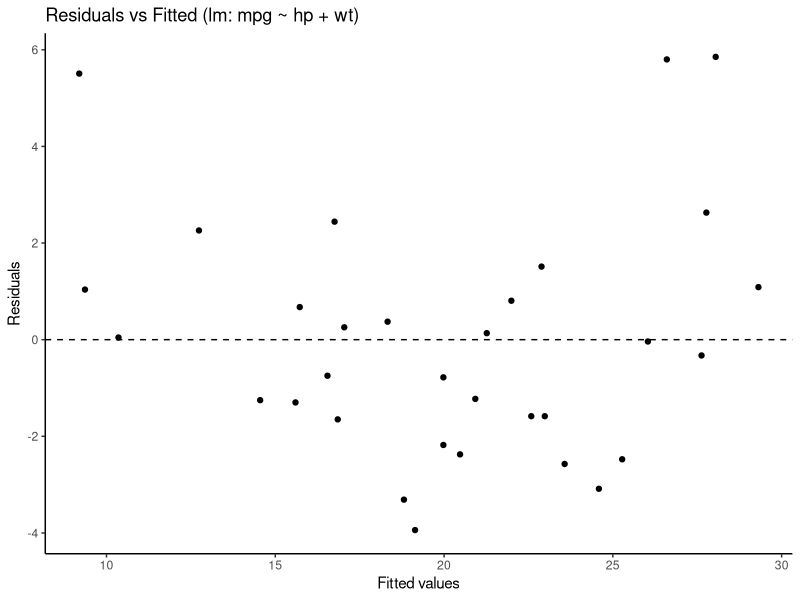
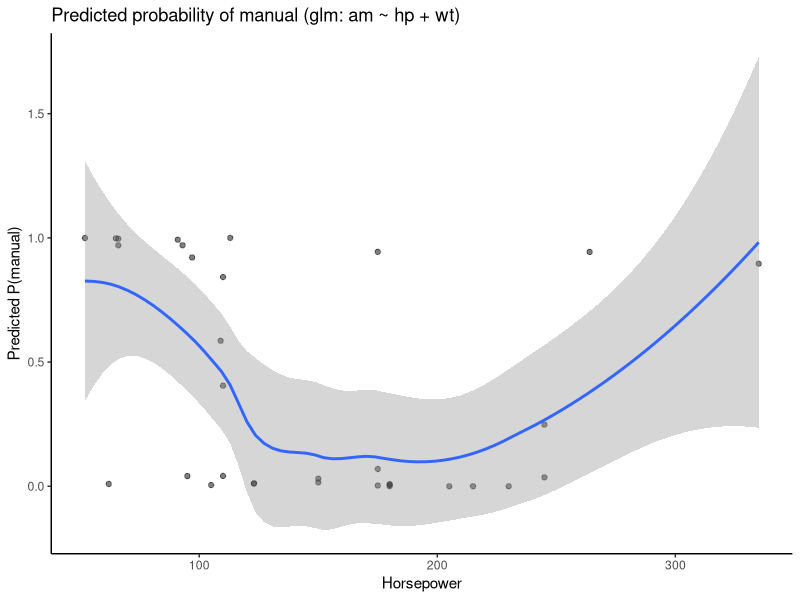
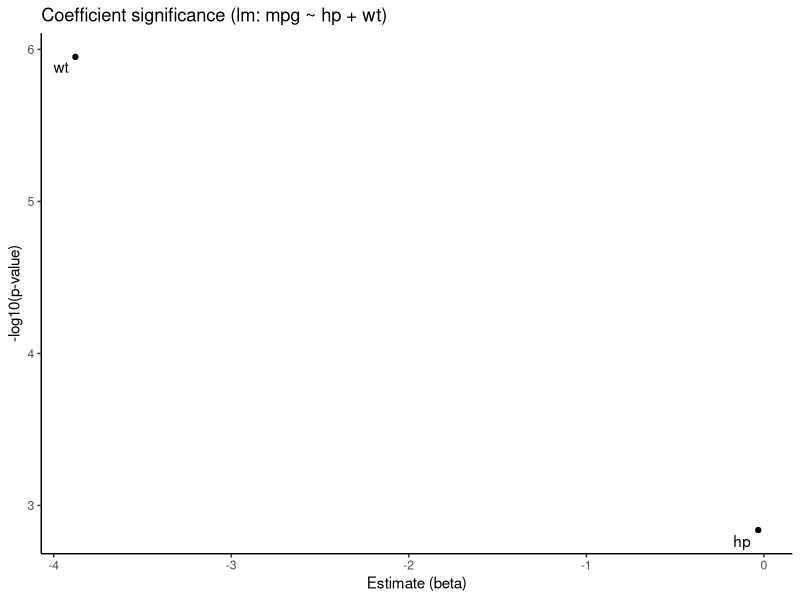

These figures' R source, in order:
# ===============================================================
# 載入套件
# ===============================================================
library(dplyr)
library(ggplot2)
library(broom)   # tidy / augment / glance

# ===============================================================
# 內建資料集：mtcars / Titanic
# mtcars:
#   mpg: 油耗
#   hp : 馬力
#   wt : 車重 (1000 lbs)
#   am : 變速箱 (0 = 自排, 1 = 手排)
# Titanic:
#   Class, Sex, Age, Survived, Freq（次數）
# ===============================================================

data(mtcars)
data(Titanic)

df_mtcars <- as_tibble(mtcars) %>%
  mutate(am = factor(am, labels = c("automatic", "manual")))

df_titanic <- as.data.frame(Titanic)  # for fisher/chi-square demo

# ---------------------------------------------------------------
# broom 觀念速記
# ---------------------------------------------------------------
# tidy(model):    係數與推論統計（estimate, std.error, statistic, p.value）
# augment(model): 原始資料 + .fitted, .resid, .se.fit, .hat, .cooksd, ...
# glance(model):  單列模型摘要（R², adj.R², sigma, AIC, BIC, deviance, ...）

# ===============================================================
# 一、線性模型 lm：mpg ~ hp + wt
# ===============================================================

fit_lm <- lm(mpg ~ hp + wt, data = df_mtcars)
summary(fit_lm)

# (1) tidy：係數表（可直接 dplyr 操作）
tidy(fit_lm)

# 只看顯著變數（p < .05），且不含截距
tidy(fit_lm) %>%
  filter(term != "(Intercept)", p.value < 0.05) %>%
  arrange(p.value)

# (2) augment：把預測與殘差貼回到原資料（欄位以 . 開頭）
aug_lm <- augment(fit_lm)
head(aug_lm)

# 殘差 vs. 擬合值圖（diagnostics）
ggplot(aug_lm, aes(.fitted, .resid)) +
  geom_hline(yintercept = 0, linetype = 2) +
  geom_point() +
  labs(title = "Residuals vs Fitted (lm: mpg ~ hp + wt)",
       x = "Fitted values", y = "Residuals") +
  theme_classic()

# (3) glance：模型整體摘要
glance(fit_lm)

# ===============================================================
# 二、邏輯迴歸 glm (binomial)：手排機率 ~ hp + wt
# ===============================================================

fit_glm <- glm(am ~ hp + wt, data = df_mtcars, family = "binomial")
summary(fit_glm)

# (1) tidy：log-odds 係數與 p 值
tidy(fit_glm)

# 轉換成比值比（odds ratio）與 95% CI（以 broom + base exp()）
or_tbl <- tidy(fit_glm, conf.int = TRUE, conf.level = 0.95, exponentiate = TRUE)
or_tbl  # estimate/ conf.low/ conf.high 皆為 OR 尺度

# (2) augment：每筆資料的預測機率與殘差
aug_glm <- augment(fit_glm, type.predict = "response")  # .fitted = 預測機率
head(aug_glm)

# 視覺化：以 hp 為 x，畫預測機率（控制 wt 的影響：用擬合線展示平均趨勢）
ggplot(aug_glm, aes(hp, .fitted)) +
  geom_point(alpha = 0.5) +
  geom_smooth(se = TRUE) +
  labs(title = "Predicted probability of manual (glm: am ~ hp + wt)",
       x = "Horsepower", y = "Predicted P(manual)") +
  theme_classic()

# (3) glance：AIC, BIC, 偏差等
glance(fit_glm)

# ===============================================================
# 三、經典檢定物件也能 tidy：t-test / Wilcoxon / Fisher
# ===============================================================

# 1) t-test：mpg ~ am
tt <- t.test(mpg ~ am, data = df_mtcars, var.equal = TRUE)
tt
tidy(tt)   # estimate, statistic, p.value, conf.low/high, 方法等

# 2) Wilcoxon rank-sum：mpg ~ am（非參數）
ww <- wilcox.test(mpg ~ am, data = df_mtcars, exact = FALSE)
ww
tidy(ww)

# 3) Fisher exact：Titanic 的 Sex × Survived（2x2）
xt <- xtabs(Freq ~ Sex + Survived, data = df_titanic)
fis <- fisher.test(xt)
fis
tidy(fis)  # OR 與 CI、p 值

# ===============================================================
# 四、把 tidy/augment/glance 串進管線的示範
# ===============================================================

# 係數火山圖風味（lm）：顯著性（-log10 p） vs. 係數估計
tidy(fit_lm) %>%
  filter(term != "(Intercept)") %>%
  mutate(neglogp = -log10(p.value)) %>%
  ggplot(aes(estimate, neglogp, label = term)) +
  geom_point() +
  ggrepel::geom_text_repel() +
  labs(title = "Coefficient significance (lm: mpg ~ hp + wt)",
       x = "Estimate (beta)", y = "-log10(p-value)") +
  theme_classic()

# 注意：使用上面需要 ggrepel；若未安裝可改為簡單 geom_text：
# install.packages("ggrepel")
# 或改用：geom_text(vjust = -0.6, size = 3)

# ===============================================================
# 五、備忘錄（和 slides 對齊）
# ===============================================================
# - tidy：係數層級、p 值、CI；適合做表格/排名/顯著性標示
# - augment：逐筆的 .fitted / .resid / .hat / .cooksd；適合診斷圖
# - glance：單列整體指標（R2/adj.R2、AIC、BIC、deviance、df 等）
# - 幾乎所有常見模型（lm/glm/nls/survival/混合效應等）與檢定（t/wilcox/fisher）
#   都支援 broom；可以把模型結果「資料化」，接上 dplyr/ggplot2 流程
